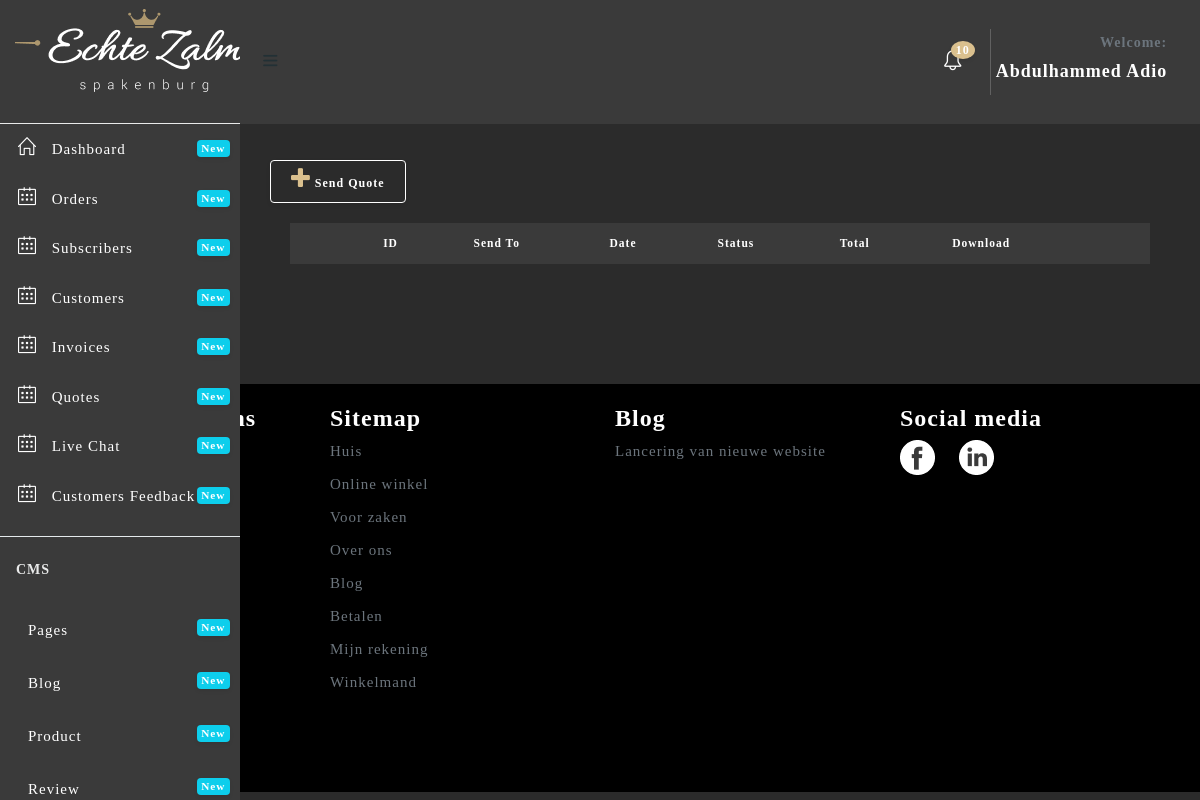
/admin/quote.php (signed in), run on an earlier commit of the app's database.
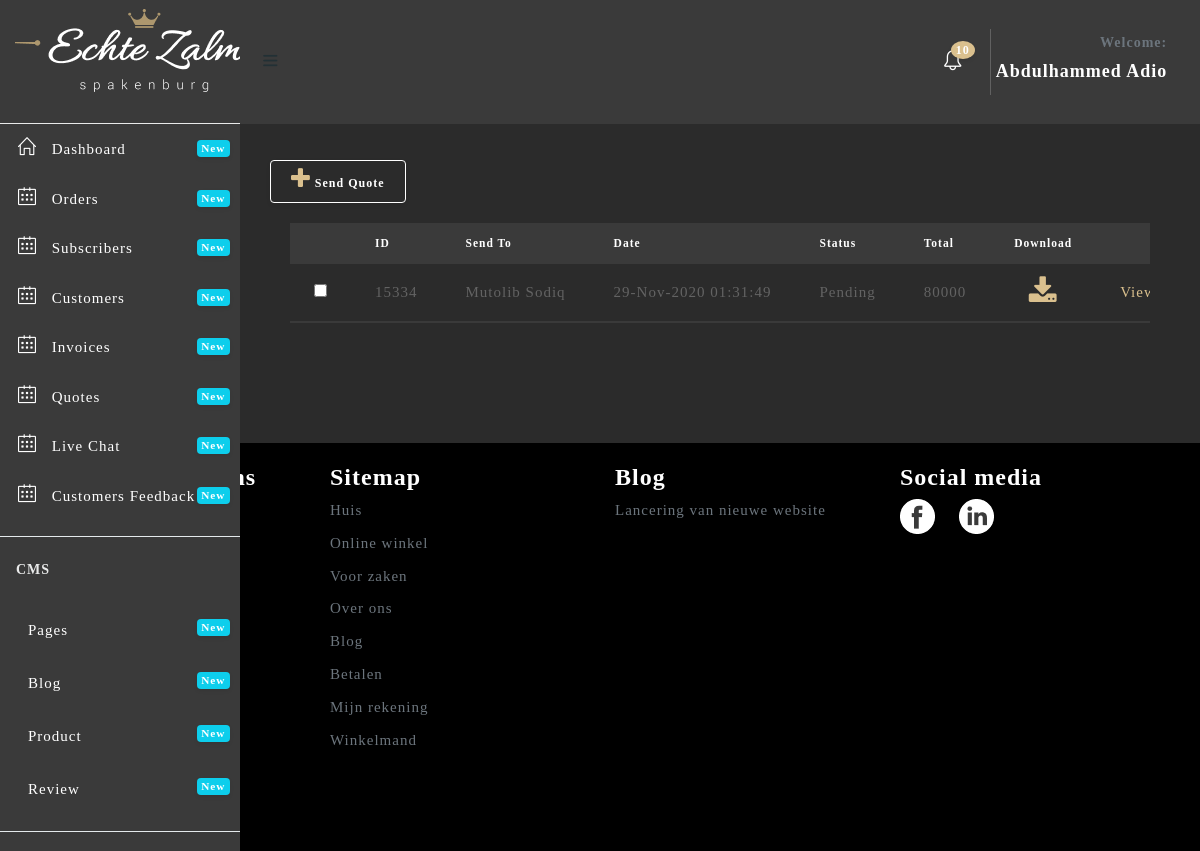
And on a later commit of the database.
### tables this page shows
CREATE TABLE `user_role_management` (
  `id` int(11) NOT NULL,
  `user_id` int(11) DEFAULT NULL,
  `menu_id` int(11) DEFAULT NULL,
  `status` tinyint(1) DEFAULT NULL
);

CREATE TABLE `menu` (
  `id` int(11) NOT NULL,
  `menu_name` varchar(255) DEFAULT NULL,
  `link` varchar(255) DEFAULT NULL,
  `icon_name` varchar(255) DEFAULT NULL,
  `level` int(2) NOT NULL
);

CREATE TABLE `quote` (
  `id` int(11) NOT NULL,
  `name` varchar(255) DEFAULT NULL,
  `email` varchar(255) DEFAULT NULL,
  `description` text,
  `date` varchar(255) DEFAULT NULL,
  `status` int(11) DEFAULT NULL COMMENT '0=pending,1=processing,2=cancelled,3=delivered',
  `payment_status` tinyint(1) NOT NULL COMMENT '0=pending,1=paid',
  `total` varchar(255) DEFAULT NULL,
  `createdby` int(11) DEFAULT NULL,
  `order_id` varchar(10) DEFAULT NULL,
  `file` varchar(255) DEFAULT NULL
);

### admin/quote.php (the view, shortened to what this page needs)
<?php include 'header.php';?>
  <div class="content-wrapper" style="background: #2B2B2B;">
    <div class="container-fluid">
      <br><br><br><br>
    <div class="row">
    	<div class="col-sm-12 right-text"><a href="send-quote.php" class="btn btn-primary"><i aria-hidden="true" class="fa fa-plus fa-2x" style="color:#DAC08E;"></i> Send Quote</a></div>
        <div class="col-xl-12">
        	<div class="card" style="background:transparent;">
            <div class="card-body">
              <div class="table-responsive">
                <table class="table" id="default-datatable">
                <thead style="background:#3A3A3A;color:#fff">
                    <tr>
                        <th></th>
                        <th>ID</th>
                        <th>Send To</th>
                        <th>Date</th>
                        <th>Status</th>
                        <th>Total</th>
                        <th>Download</th>
                        <th></th>
                    </tr>
                </thead>
                <tbody>
                  <?php
                    include '../includes/connection.php';
                    $getUser = $connect2db->prepare("SELECT * FROM quote ORDER BY id DESC");
                    $getUser->execute();
                    while ($row = $getUser->fetch()) {
                      ?>
                      <tr class="mt-3 mb-3" style="margin-top:5px;border-bottom:2px solid #3A3A3A;background:transparent;">
                          <td>
                            <input type="checkbox" name="" style="border: 1px solid #fff;color:#000;"></td>
                          <td><?php echo $row->order_id; ?></td>
                          <td><?php echo $row->name; ?></td>
                          <td><?php echo $row->date; ?></td>
                          <td> <?php ($row->status == 0)?print 'Pending':print 'Paid'; ?></td>
                          <td>
                            <?php
                              $quoteid = $row->id;
                              $getTotal = $connect2db->prepare("SELECT SUM(total_amount) AS total FROM quote_items WHERE user_id = ?");
                              $getTotal->execute([$quoteid]);
                              $total = $getTotal->fetch();
                              echo($total->total);
                            ?>
                          </td>
                          <td class="text-center">
                            <a href="invoice/<?php echo $row->file ?>">
                              <i aria-hidden="true" class="fa fa-download fa-2x" style="color:#DAC08E;">
                              </i>
                            </a>
                            </td>
                            <td> <a href="view-quote.php?id=<?php echo $row->id?>" style="color:#DAC08E;"> View </a></td>
                        </tr>
                    <?php
                    }
                  ?>
                  </tbody>
              </table>
              </div>
            </div>
        </div>
    </div>
  </div>
    </div>
  </div>
<?php include 'footer.php'; ?>

### admin/header.php (shortened to what this page needs)
<!DOCTYPE html>
<html lang="en">
<head>
  <link href="assets/plugins/fullcalendar/css/fullcalendar.min.css" rel='stylesheet'/>
  <link href="assets/plugins/bootstrap-datatable/css/dataTables.bootstrap4.min.css" rel="stylesheet" type="text/css">
  <link href="assets/plugins/bootstrap-datatable/css/buttons.bootstrap4.min.css" rel="stylesheet" type="text/css">
  <link href="assets/plugins/vectormap/jquery-jvectormap-2.0.2.css" rel="stylesheet" />
  <link href="assets/plugins/simplebar/css/simplebar.css" rel="stylesheet"/>
  <link href="assets/css/bootstrap.min.css" rel="stylesheet"/>
  <link href="assets/css/animate.css" rel="stylesheet" type="text/css"/>
  <link href="assets/css/icons.css" rel="stylesheet" type="text/css"/>
  <link href="assets/css/sidebar-menu.css" rel="stylesheet"/>
  <link href="assets/css/app-style.css" rel="stylesheet"/>
  <link href="assets/css/poppins.css" rel="stylesheet"/>
   <link href="assets/plugins/select2/css/select2.min.css" rel="stylesheet" />
  <link href="assets/plugins/switchery/css/switchery.min.css" rel="stylesheet" />
  <link href="assets/plugins/bootstrap-switch/bootstrap-switch.min.css" rel="stylesheet">
  <link rel="stylesheet" href="assets/plugins/summernote/dist/summernote-bs4.css"/>
  <link href="assets/plugins/dropzone/css/dropzone.css" rel="stylesheet" type="text/css">
  <link href="assets/plugins/simplebar/css/simplebar.css" rel="stylesheet"/>
</head>
<body style="background: #2B2B2B;">
 <div id="wrapper">
   <div id="sidebar-wrapper" data-simplebar="" data-simplebar-auto-hide="true" style="background: #3A3A3A; color: white;">
     <div class="brand-logo" style="height: 124px; display: table;">
      <a href="../index.php" style="display: table-cell;vertical-align: middle;padding-left:15px;">
       <img src="images/logo-white.png"  alt="logo icon">
     </a>
   </div>
   <ul class="sidebar-menu do-nicescrol">
    <?php
      if (!is_file('no_delete.php')) {
        echo "A file is Missing";
      }else{
        include'../includes/connection.php';
        $id = $_SESSION['id'];
        $getMenu = $connect2db->prepare("SELECT menu.menu_name,menu.link,menu.icon_name,menu.id,user_role_management.menu_id,user_role_management.user_id, menu.level FROM menu JOIN user_role_management ON menu.id =user_role_management.menu_id WHERE menu.level = 1 AND user_role_management.user_id = $id ");
        $getMenu->execute();
        while ($menu = $getMenu->fetch()) {?>
          <li>
        <a href="<?php echo $menu->link?>" class="waves-effect" style="color:#fff">
          <i class="<?php echo($menu->icon_name)?>"></i> <span><?php echo $menu->menu_name?></span>
          <small class="badge float-right badge-info">New</small>
        </a>
      </li>
        <?php }
      }
    ?>
      <hr class="mt-3">
      <li><h6 class="ml-3 text-light mb-4 mt-4">CMS</h6></li>
    <?php
      if (!is_file('no_delete.php')) {
        echo "A file is Missing";
      }else{
        include'../includes/connection.php';
        $id = $_SESSION['id'];
        $getMenu = $connect2db->prepare("SELECT menu.menu_name,menu.link,menu.icon_name,menu.id,user_role_management.menu_id,user_role_management.user_id, menu.level FROM menu JOIN user_role_management ON menu.id =user_role_management.menu_id WHERE menu.level = 2 AND user_role_management.user_id = $id ");
        $getMenu->execute();
        while ($menu = $getMenu->fetch()) {?>
          <li>
        <a href="<?php echo $menu->link?>" class="waves-effect" style="color:#fff">
          <i class="<?php echo($menu->icon_name)?>"></i> <span><?php echo $menu->menu_name?></span>
          <small class="badge float-right badge-info">New</small>
        </a>
      </li>
        <?php }
      }
    ?>
      <hr class="mt-3">
      <br><br>
    </ul>
   </div>
<header class="topbar-nav" >
 <nav class="navbar navbar-expand fixed-top" style="height: 124px; background: #3A3A3A;">
  <ul class="navbar-nav mr-auto align-items-center">
    <li class="nav-item">
      <a class="nav-link toggle-menu" href="javascript:void();">
       <i class="icon-menu menu-icon"></i>
     </a>
    </li>
  </ul>
  <ul class="navbar-nav align-items-center right-nav-link">
    <li class="nav-item dropdown-lg">
      <a class="nav-link dropdown-toggle dropdown-toggle-nocaret waves-effect" data-toggle="dropdown" href="javascript:void();">
    <i class="icon-bell text-white"></i><span class="badge badge-up" style="background:#DAC08E; color: #fff;">10</span></a>
    </li>
    <li class="nav-item">
      <a class="nav-link dropdown-toggle dropdown-toggle-nocaret" data-toggle="dropdown" href="#">
        <div style="border-left: 1px solid rgba(255, 255, 255, 0.2);padding:5px;text-transform: capitalize; text-align: right;">
          <span class="user-profile">
            <h6 class="text-muted">Welcome:</h6>
            <h5 class="text-white"><?php echo $_SESSION['fullname'];?></h5>
          </span>
        </div>
      </a>
    </li>
  </ul>
</nav>
</header>

### admin/footer.php (shortened to what this page needs)
<footer class="container-fluid" style="background: black; color: white;">
	<div class="container" style="height:20px"></div>
<div class="container">
		<div class="row">
		<div class="col l3 s12 m6">
			<h4 style="font-family:playfair" class="text-white font-weight-bold left-align" style="width:240px;">Verbind je met ons</h4>
		</div>
		<div class="col l3 s12 m6" >
		<h4 style="font-family:playfair" class="text-white font-weight-bold left-align" style="width:230px">Sitemap</h4>
    <div style="width:178px">
      <p><a href="index.php" class="text-muted"> Huis</a> </p>
      <p><a href="webshop.php" class="text-muted"> Online winkel</a> </p>
      <p><a href="" class="text-muted"> Voor zaken</a> </pp>
      <p><a href="aboutUs.php" class="text-muted"> Over ons</a> </p>
      <p><a href="blog.php" class="text-muted"> Blog</a> </p>
      <p><a href="" class="text-muted"> Betalen</a> </p>
      <p><a href="profile.php" class="text-muted"> Mijn rekening</a> </p>
      <p><a href="cart.php" class="text-muted"> Winkelmand</a> </p>
    </div>
	</div>
	<div class="col l3 s12 m6" >
			<h4 style="font-family:playfair;text-align:left;" class="text-white font-weight-bold" style="width:122px">Blog</h4>
			<p class="text-muted">Lancering van nieuwe website</p>
		</div>
	<div class="col l3 s12 m6">
			<h4 style="font-family:playfair" class="text-white left-align font-weight-bold" style="width:230px">Social media</h4>
			<div>
				<img src="images/icon/facebook.png"> &nbsp &nbsp
				<img src="images/icon/linkedin.png">
			</div>
		</div>
	</div>
</div>
<div class="container" style="height:89px"></div>
</footer>

### admin/assets/css/sidebar-menu.css (style rules this page uses)
.sidebar-menu { list-style: none; margin: 0; padding: 0; background-color: transparent; }
.sidebar-menu>li { position: relative; margin: 0; padding: 0; }
.sidebar-menu>li>a { padding: 13px 5px 13px 15px; display: block; border-left: 3px solid transparent; color: #223035; font-size: 15px; }
.sidebar-menu>li .label, .sidebar-menu>li .badge { margin-top: 3px; margin-right: 5px; }
.sidebar-menu a { color: #b8c7ce; text-decoration: none; }

What changed in the data, as far as the page shows it:
added quote: order "15334", name "Mutolib Sodiq", date "29-Nov-2020 01:31:49", total "80000"
